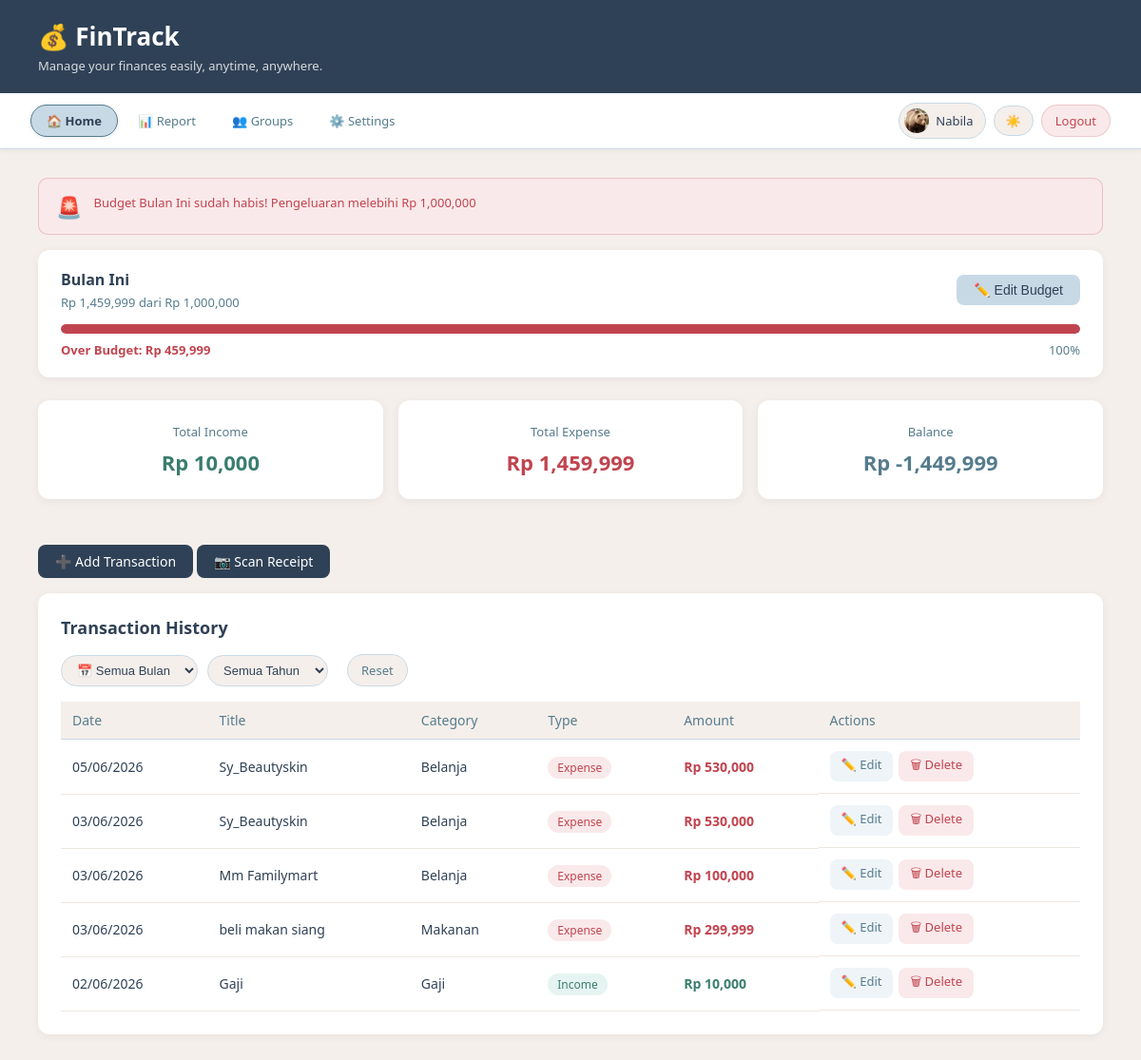
Before: /index (signed in) with the older database file.
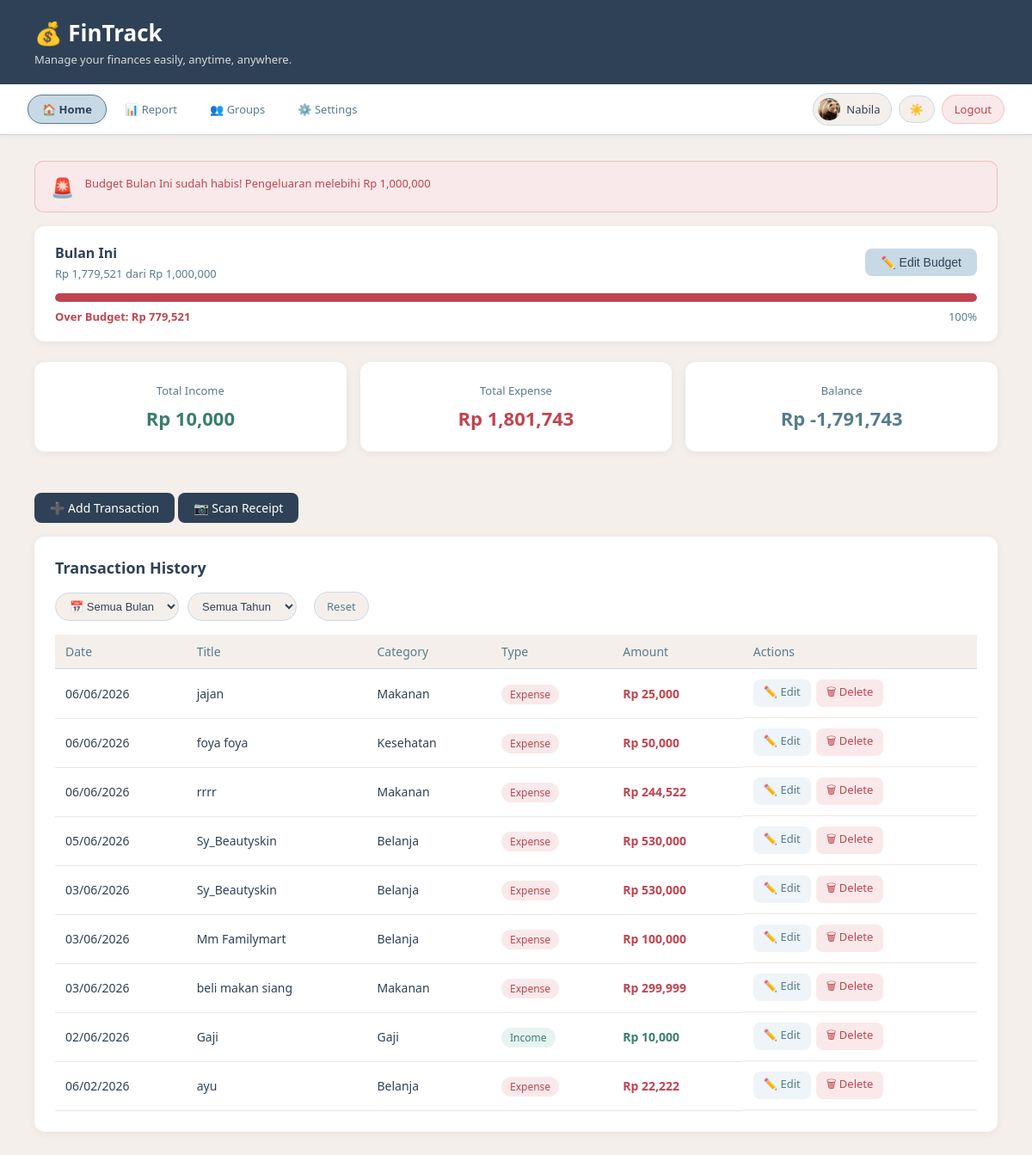
After: the same page with the newer database file.
### app.py (models this page shows)
class User(UserMixin, db.Model):
    id           = db.Column(db.Integer, primary_key=True)
    name         = db.Column(db.String(100), nullable=False)
    email        = db.Column(db.String(100), unique=True, nullable=False)
    password     = db.Column(db.String(200), nullable=False)
    photo        = db.Column(db.String(200), nullable=True)
    language     = db.Column(db.String(5),  default='id')
    theme        = db.Column(db.String(10), default='light')
    notif_popup  = db.Column(db.Boolean,    default=True)
    timezone     = db.Column(db.String(50), default='Asia/Jakarta')
    created_at   = db.Column(db.DateTime,   default=datetime.utcnow)
    transactions = db.relationship('Transaction', backref='user', lazy=True)

class Budget(db.Model):
    id         = db.Column(db.Integer, primary_key=True)
    user_id    = db.Column(db.Integer, db.ForeignKey('user.id'), nullable=False)
    amount     = db.Column(db.Float,      nullable=False)
    period     = db.Column(db.String(10), nullable=False)  # daily / weekly / monthly
    created_at = db.Column(db.DateTime,   default=datetime.utcnow)

class Transaction(db.Model):
    id       = db.Column(db.Integer, primary_key=True)
    title    = db.Column(db.String(100), nullable=False)
    amount   = db.Column(db.Float,       nullable=False)
    category = db.Column(db.String(50),  nullable=False)
    type     = db.Column(db.String(10),  nullable=False)
    date     = db.Column(db.DateTime,    default=datetime.utcnow)
    note     = db.Column(db.String(200), nullable=True)
    user_id  = db.Column(db.Integer, db.ForeignKey('user.id'), nullable=False)

### app.py (the view)
@app.route('/index')
@login_required
def index():
    transactions  = Transaction.query.filter_by(user_id=current_user.id)\
                               .order_by(Transaction.date.desc()).all()
    total_income  = sum(t.amount for t in transactions if t.type == 'income')
    total_expense = sum(t.amount for t in transactions if t.type == 'expense')
    balance       = total_income - total_expense
    budget_status = get_budget_status(current_user.id)
    budget        = Budget.query.filter_by(user_id=current_user.id).first()
    return render_template('index.html',
                           transactions=transactions,
                           total_income=total_income,
                           total_expense=total_expense,
                           balance=balance,
                           budget_status=budget_status,
                           budget=budget)

### app.py (called while the page is built)
@login_manager.user_loader
def load_user(user_id):
    return User.query.get(int(user_id))

@app.context_processor
def inject_translation():
    lang = current_user.language if current_user.is_authenticated else 'id'
    return dict(t=get_translation(lang))

### translations.py (called while the page is built)
def get_translation(lang='id'):
    return TRANSLATIONS.get(lang, TRANSLATIONS['id'])

### templates/index.html (shortened to what this page needs)
<!DOCTYPE html>
<html lang="id" id="html-root">
<head>
    <link rel="stylesheet" href="{{ url_for('static', filename='style.css') }}">
</head>
<body>
<header>
    <h1>💰 FinTrack</h1>
    <p>{{ t['desc_app'] }}</p>
</header>
<nav class="navbar">
    <a href="/index" class="nav-link active">🏠 {{ t['nav_home'] }}</a>
    <a href="/report" class="nav-link">📊 {{ t['nav_report'] }}</a>
    <a href="/groups" class="nav-link">👥 {{ t['nav_sharing'] }}</a>
    <a href="/settings" class="nav-link">⚙️ {{ t['nav_settings'] }}</a>
    <div class="nav-right">
        <div class="user-chip">
            <div class="user-avatar">
                {% if current_user.photo %}
                    <img src="{{ url_for('static', filename='uploads/' + current_user.photo) }}" alt="foto">
                {% else %}
                    👤
                {% endif %}
            </div>
            <span>{{ current_user.name }}</span>
        </div>
        <button class="theme-toggle" onclick="toggleTheme()">
            <span class="theme-icon">☀️</span>
        </button>
        <a href="/logout" class="btn-logout">{{ t['nav_logout'] }}</a>
    </div>
</nav>
<main>
{% if budget_status %}
    {% if budget_status.status == 'danger' %}
    <div class="budget-alert budget-danger">
        <span class="budget-icon">🚨</span>
        <div>
            <p>{{ budget_status.message }}</p>
        </div>
    </div>
    {% endif %}
{% endif %}
{% if budget_status %}
<div class="card budget-card">
    <div class="budget-header">
        <div>
            <h3>{{ t['budget'] }} {{ budget_status.period_label }}</h3>
            <p class="budget-sub">
                Rp {{ "{:,.0f}".format(budget_status.total_expense) }}
                dari Rp {{ "{:,.0f}".format(budget_status.amount) }}
            </p>
        </div>
        <button class="btn btn-secondary" onclick="toggleBudgetForm()">
            ✏️ {{ t['edit_budget'] }}
        </button>
    </div>
    <div class="progress-bar-bg">
        <div class="progress-bar-fill
            {% if budget_status.percentage >= 100 %}fill-danger
            {% elif budget_status.percentage >= 90 %}fill-warning
            {% else %}fill-safe{% endif %}"
            style="width: {{ budget_status.percentage }}%">
        </div>
    </div>
    <div class="budget-footer">
        <span class="{{ 'text-expense' if budget_status.remaining <= 0 else '' }}">
            {% if budget_status.remaining > 0 %}
                {{ t['remaining'] }}: Rp {{ "{:,.0f}".format(budget_status.remaining) }}
            {% else %}
                {{ t['over_budget'] }}: Rp {{ "{:,.0f}".format(budget_status.remaining * -1) }}
            {% endif %}
        </span>
        <span>{{ "{:.0f}".format(budget_status.percentage) }}%</span>
    </div>
</div>
{% endif %}
    <div class="summary-grid">
        <div class="card summary-card income">
            <p class="label">{{ t['total_income'] }}</p>
            <p class="amount">Rp {{ "{:,.0f}".format(total_income) }}</p>
        </div>
        <div class="card summary-card expense">
            <p class="label">{{ t['total_expense'] }}</p>
            <p class="amount">Rp {{ "{:,.0f}".format(total_expense) }}</p>
        </div>
        <div class="card summary-card balance">
            <p class="label">{{ t['balance'] }}</p>
            <p class="amount">Rp {{ "{:,.0f}".format(balance) }}</p>
        </div>
    </div>
    <div class="action-bar">
        <a href="/add" class="btn btn-primary"> ➕ {{ t['add_transaction'] }}</a>
        <a href="/scan" class="btn btn-primary">📷 {{ t['nav_scan'] }}</a>
    </div>
<div class="card">
    <h2>{{ t['transaction_history'] }}</h2>
    <div style="display:flex; gap:10px; margin-bottom:16px; flex-wrap:wrap; align-items:center;">
        <select id="filter-month" onchange="filterByMonth()"
                style="padding:7px 12px; border:1.5px solid #C8D9E6;
                       border-radius:99px; font-size:13px; background:#F5EFEB;
                       color:#2F4156; cursor:pointer;">
            <option value="">📅 Semua Bulan</option>
        </select>
        <select id="filter-year" onchange="filterByMonth()"
                style="padding:7px 12px; border:1.5px solid #C8D9E6;
                       border-radius:99px; font-size:13px; background:#F5EFEB;
                       color:#2F4156; cursor:pointer;">
            <option value="">Semua Tahun</option>
        </select>
        <button onclick="resetMonthFilter()"
                style="padding:7px 14px; border:1.5px solid #C8D9E6;
                       border-radius:99px; font-size:13px; background:#F5EFEB;
                       color:#567C8D; cursor:pointer; font-family:inherit;">
            Reset
        </button>
    </div>
    {% if transactions %}
    <table id="trans-table">
        <thead>
            <tr>
                <th>{{ t['date'] }}</th>
                <th>{{ t['title'] }}</th>
                <th>{{ t['category'] }}</th>
                <th>{{ t['type'] }}</th>
                <th>{{ t['amount'] }}</th>
                <th>{{ t['actions'] }}</th>
            </tr>
        </thead>
        <tbody>
            {% for trx in transactions %}
            <tr data-date="{{ trx.date.strftime('%m-%Y') }}">
                <td>{{ trx.date.strftime('%d/%m/%Y') }}</td>
                <td>{{ trx.title }}</td>
                <td>{{ trx.category }}</td>
                <td>
                    <span class="badge {{ 'badge-income' if trx.type == 'income' else 'badge-expense' }}">
                        {{ t['income'] if trx.type == 'income' else t['expense'] }}
                    </span>
                </td>
                <td class="{{ 'text-income' if trx.type == 'income' else 'text-expense' }}">
                    Rp {{ "{:,.0f}".format(trx.amount) }}
                </td>
                <td style="display:flex; gap:6px;">
                    <a href="/edit/{{ trx.id }}" class="btn btn-edit">✏️ {{ t['edit'] }}</a>
                    <a href="/delete/{{ trx.id }}" class="btn btn-danger"
                       onclick="return confirm('Yakin mau hapus?')">🗑 {{ t['delete'] }}</a>
                </td>
            </tr>
            {% endfor %}
        </tbody>
    </table>
    {% else %}
        <p class="empty-msg">{{ t['no_transaction'] }}</p>
    {% endif %}
</div>
</main>
</body>
</html>

Changed rows visible on the page:
added Transaction: date "06/06/2026", title "jajan", category "Makanan", type "Expense", amount "25,000", edit "Edit", delete "Delete"
added Transaction: date "06/06/2026", title "foya foya", category "Kesehatan", type "Expense", amount "50,000", edit "Edit", delete "Delete"
added Transaction: date "06/06/2026", title "rrrr", category "Makanan", type "Expense", amount "244,522", edit "Edit", delete "Delete"
added Transaction: date "06/02/2026", title "ayu", category "Belanja", type "Expense", amount "22,222", edit "Edit", delete "Delete"
Other visible differences:
{{ "{:,.0f}".format(budget_status.total_expense) }}: "1,459,999" → "1,779,521"
{{ "{:,.0f}".format(budget_status.remaining * -1) }}: "459,999" → "779,521"
{{ "{:,.0f}".format(total_expense) }}: "1,459,999" → "1,801,743"
{{ "{:,.0f}".format(balance) }}: "-1,449,999" → "-1,791,743"
